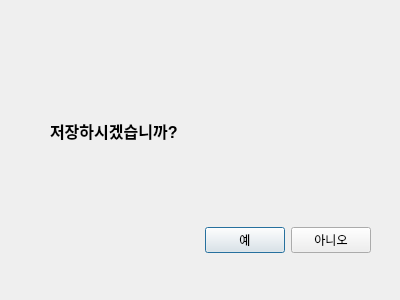
<?xml version="1.0" encoding="UTF-8"?>
<ui version="4.0">
 <class>Dialog</class>
 <widget class="QDialog" name="Dialog">
  <property name="geometry">
   <rect>
    <x>0</x>
    <y>0</y>
    <width>400</width>
    <height>300</height>
   </rect>
  </property>
  <property name="windowTitle">
   <string>Dialog</string>
  </property>
  <property name="windowIcon">
   <iconset>
    <normaloff>blue/img/fb.png</normaloff>blue/img/fb.png</iconset>
  </property>
  <widget class="QLabel" name="label">
   <property name="geometry">
    <rect>
     <x>50</x>
     <y>90</y>
     <width>221</width>
     <height>81</height>
    </rect>
   </property>
   <property name="font">
    <font>
     <pointsize>12</pointsize>
     <weight>75</weight>
     <bold>true</bold>
    </font>
   </property>
   <property name="text">
    <string>저장하시겠습니까?</string>
   </property>
  </widget>
  <widget class="QWidget" name="horizontalLayoutWidget">
   <property name="geometry">
    <rect>
     <x>80</x>
     <y>220</y>
     <width>291</width>
     <height>41</height>
    </rect>
   </property>
   <layout class="QHBoxLayout" name="horizontalLayout">
    <item>
     <spacer name="horizontalSpacer">
      <property name="orientation">
       <enum>Qt::Horizontal</enum>
      </property>
      <property name="sizeHint" stdset="0">
       <size>
        <width>40</width>
        <height>20</height>
       </size>
      </property>
     </spacer>
    </item>
    <item>
     <widget class="QPushButton" name="pushButton">
      <property name="text">
       <string>예</string>
      </property>
     </widget>
    </item>
    <item>
     <widget class="QPushButton" name="pushButton_2">
      <property name="text">
       <string>아니오</string>
      </property>
     </widget>
    </item>
   </layout>
  </widget>
  <zorder>label</zorder>
  <zorder>horizontalLayoutWidget</zorder>
  <zorder>verticalSpacer</zorder>
 </widget>
 <resources/>
 <connections/>
</ui>
